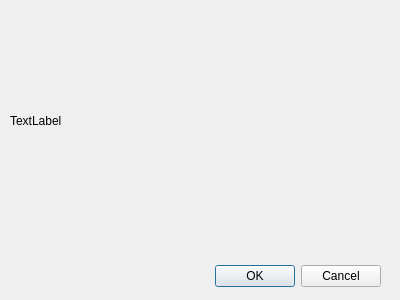
<?xml version="1.0" encoding="UTF-8"?>
<ui version="4.0">
 <class>DialogTcpTest</class>
 <widget class="QDialog" name="DialogTcpTest">
  <property name="geometry">
   <rect>
    <x>0</x>
    <y>0</y>
    <width>400</width>
    <height>300</height>
   </rect>
  </property>
  <property name="windowTitle">
   <string>Dialog</string>
  </property>
  <widget class="QDialogButtonBox" name="buttonBox">
   <property name="geometry">
    <rect>
     <x>40</x>
     <y>260</y>
     <width>341</width>
     <height>32</height>
    </rect>
   </property>
   <property name="orientation">
    <enum>Qt::Horizontal</enum>
   </property>
   <property name="standardButtons">
    <set>QDialogButtonBox::Cancel|QDialogButtonBox::Ok</set>
   </property>
  </widget>
  <widget class="QLabel" name="label">
   <property name="geometry">
    <rect>
     <x>10</x>
     <y>10</y>
     <width>361</width>
     <height>221</height>
    </rect>
   </property>
   <property name="text">
    <string>TextLabel</string>
   </property>
  </widget>
 </widget>
 <resources/>
 <connections>
  <connection>
   <sender>buttonBox</sender>
   <signal>accepted()</signal>
   <receiver>DialogTcpTest</receiver>
   <slot>accept()</slot>
   <hints>
    <hint type="sourcelabel">
     <x>248</x>
     <y>254</y>
    </hint>
    <hint type="destinationlabel">
     <x>157</x>
     <y>274</y>
    </hint>
   </hints>
  </connection>
  <connection>
   <sender>buttonBox</sender>
   <signal>rejected()</signal>
   <receiver>DialogTcpTest</receiver>
   <slot>reject()</slot>
   <hints>
    <hint type="sourcelabel">
     <x>316</x>
     <y>260</y>
    </hint>
    <hint type="destinationlabel">
     <x>286</x>
     <y>274</y>
    </hint>
   </hints>
  </connection>
 </connections>
</ui>
